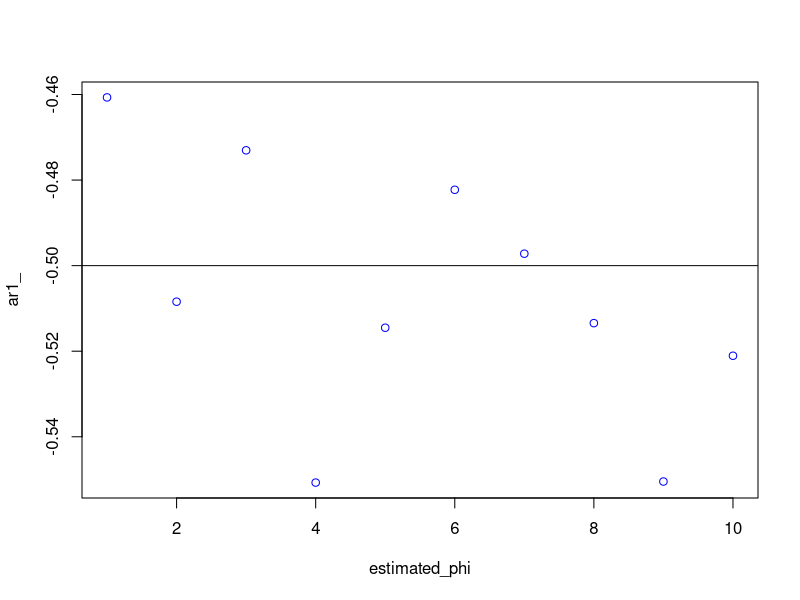
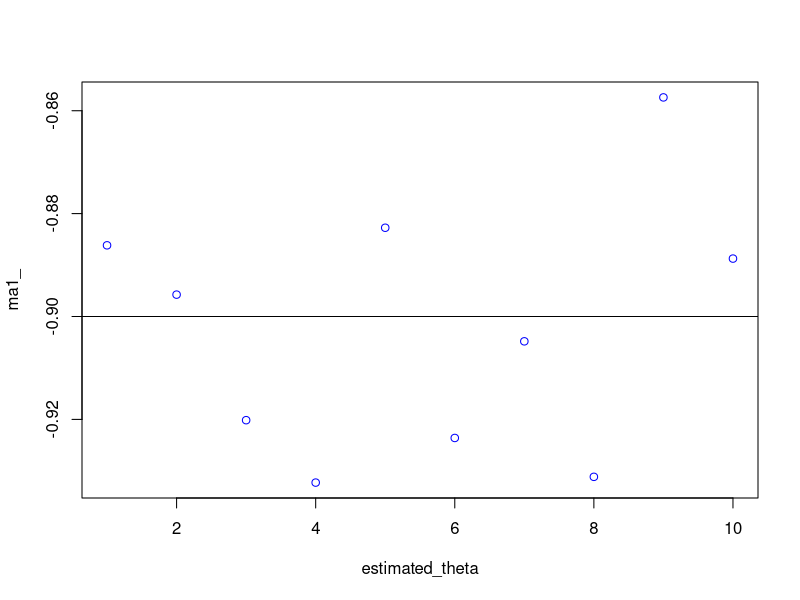
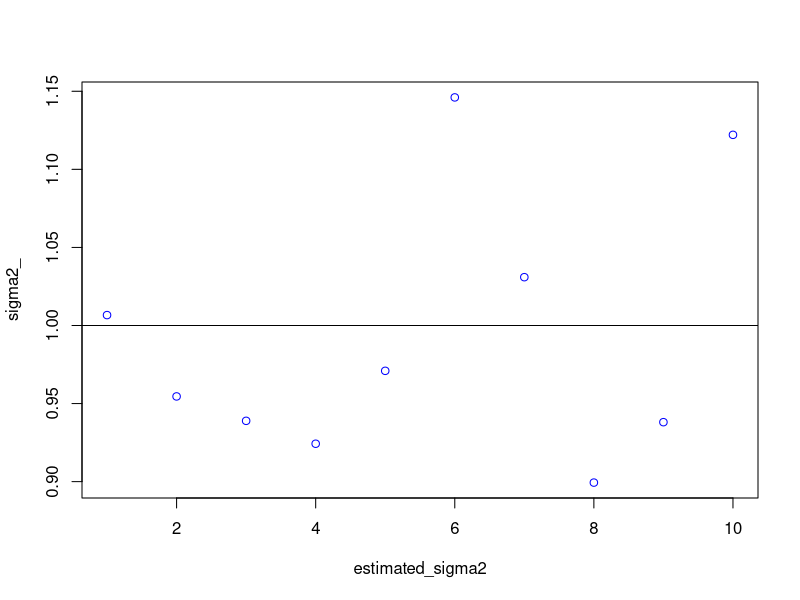

Reproduce these figures in R, in order.
## ---- chunk 1
set.seed(111)
ar1 = c()
ma1 = c()
sigma2 = c()
for (i in 1:10){
z <- arima.sim(model = list(ar = c(-0.5), ma = c(-0.9)), 
    n = 500)
AR <- arima(z, order = c(1,0,1))
ar1[i] = coef(AR)[1]
ma1[i] = coef(AR)[2]
sigma2[i] = AR$sigma2

}

## ---- chunk 2
ar1_ = matrix(ar1)
colnames(ar1_) <- c("estimated_phi" )
true_phi <- c(-0.5)
ar_1 <- rbind(true_phi,ar1_)
rownames(ar_1) <- c("true_phi","sim1","sim2","sim3","sim4","sim5","sim6","sim7","sim8","sim9","sim10")
## ---- chunk 3
ar1_ = matrix(ar1)
colnames(ar1_) <- c("estimated_phi" )
true_parameter <- c(-0.5)
ar_1 <- rbind(true_parameter,ar1_)
rownames(ar_1) <- c("true_parameter","sim1","sim2","sim3","sim4","sim5","sim6","sim7","sim8","sim9","sim10")
## ---- chunk 4
ma1_ = matrix(ma1)
colnames(ma1_) <- c("estimated_theta" )
true_parameter <- c(-0.9)
ma_1 <- rbind(true_parameter,ma1_)
rownames(ma_1) <- c("true_parameter","sim1","sim2","sim3","sim4","sim5","sim6","sim7","sim8","sim9","sim10")
## ---- chunk 5
sigma2_ = matrix(sigma2)
colnames(sigma2_) <- c("estimated_sigma2" )
true_parameter <- c(1)
sigma_2 <- rbind(true_parameter,sigma2_)
rownames(sigma_2) <- c("true_parameter","sim1","sim2","sim3","simu4","sim5","sim6","sim7","sim8","sim9","sim10")
## ---- chunk 6
do.call(cbind, list(ar_1, ma_1,sigma_2))
## ---- chunk 7
plot(ar1_,xlab = "estimated_phi",col = "blue")
abline(h = -0.5)
## ---- chunk 8
plot(ma1_,xlab = "estimated_theta",col = "blue")
abline(h = -0.9)
## ---- chunk 9
plot(sigma2_,xlab = "estimated_sigma2",col = "blue")
abline(h = 1)
